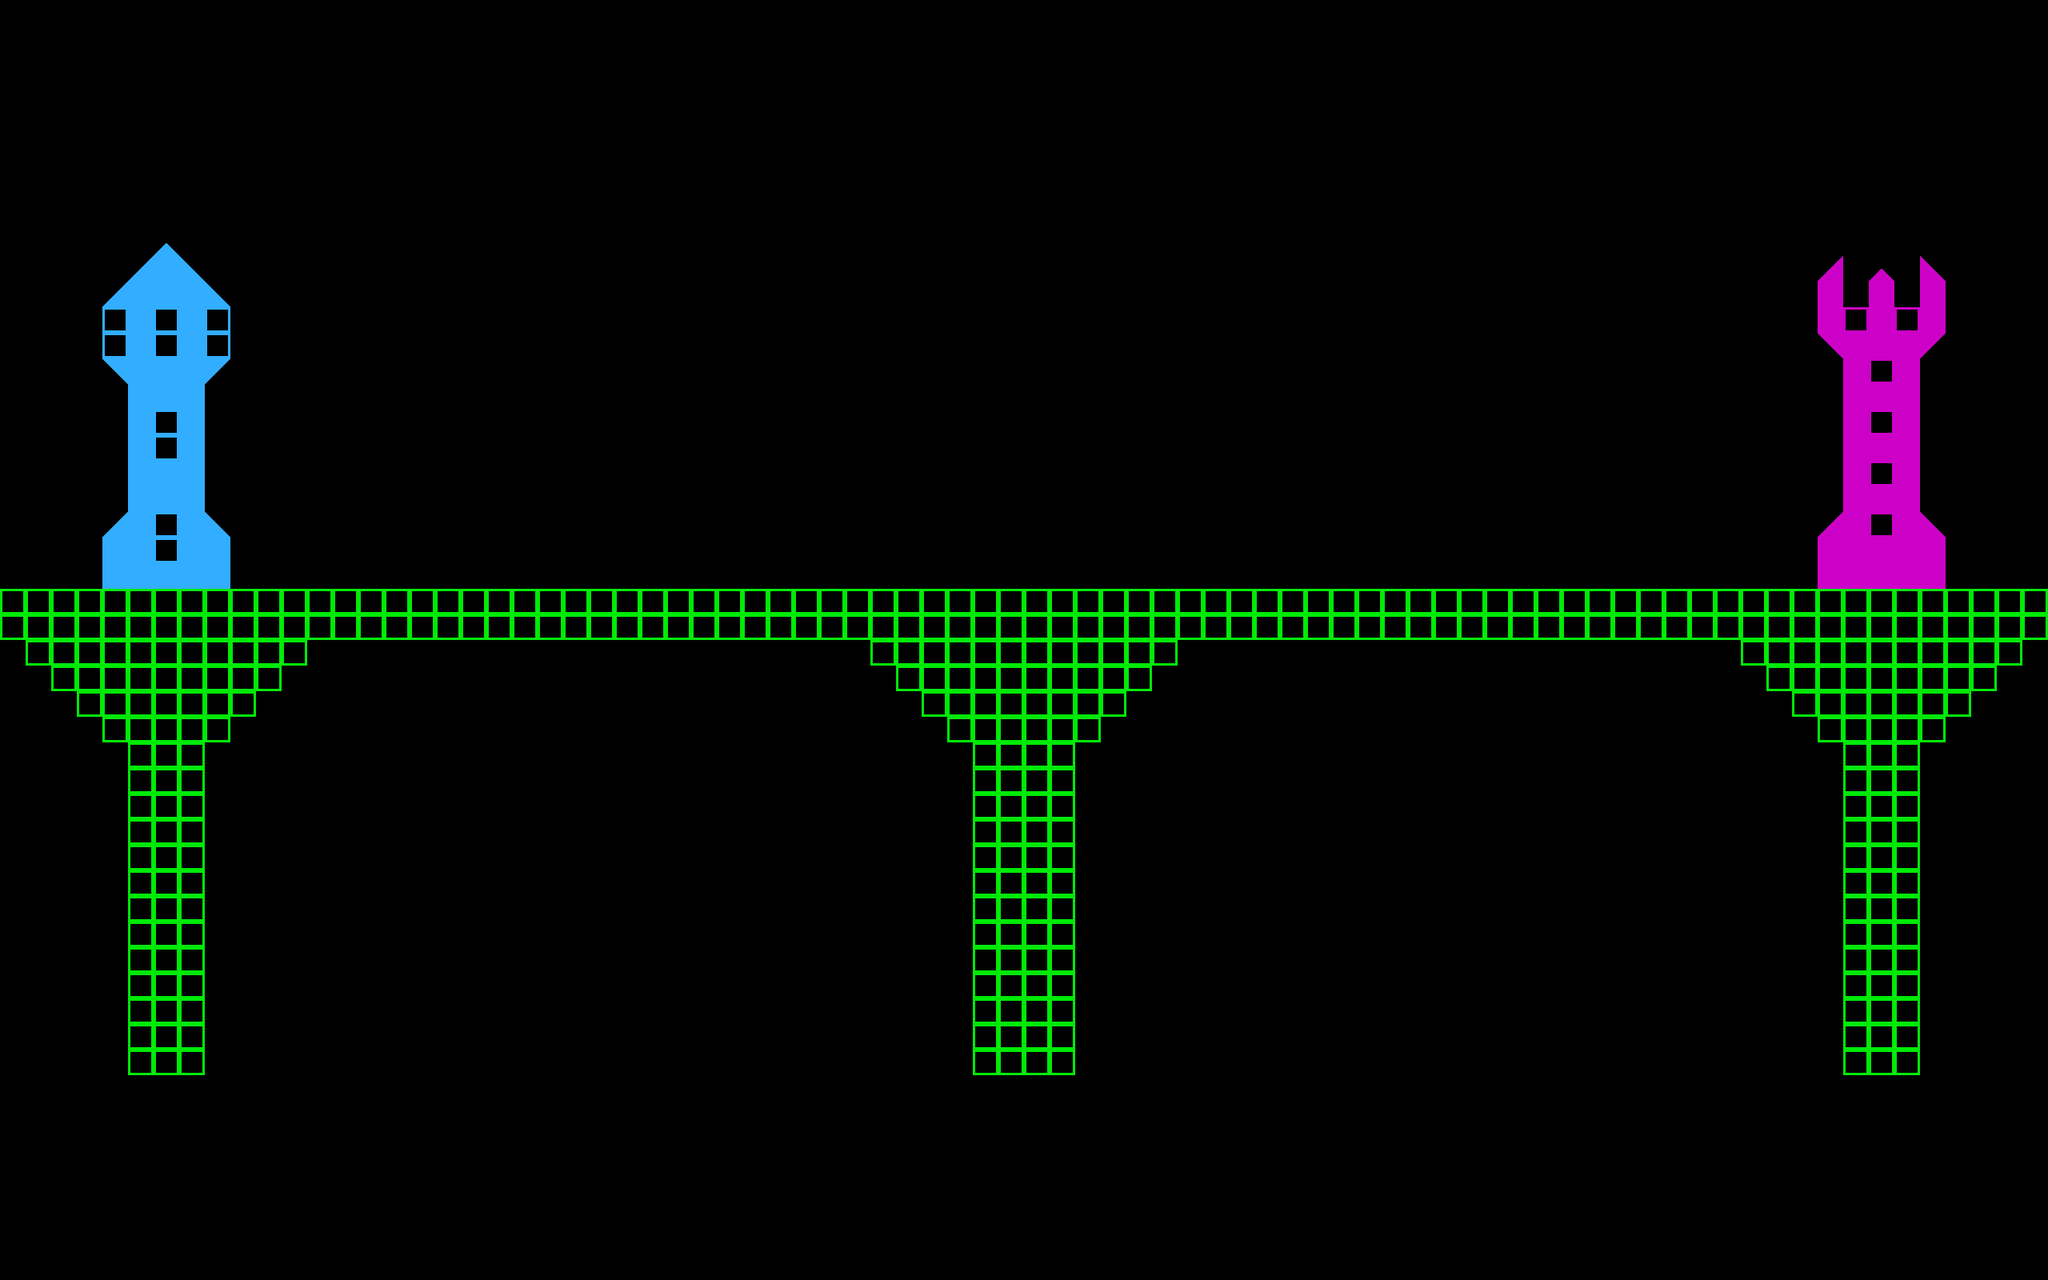

Tiled map render using the project's own tile images. Description and the map definition, with tile-layer contents summarised, below:
An orthogonal 80x50 tile map with 32x32 px tiles, 1 tile layer (Kachelebene 1) and 1 object (playerBase).

<map version="1.2" tiledversion="1.2.4" orientation="orthogonal" renderorder="right-down" width="80" height="50" tilewidth="32" tileheight="32" infinite="0" nextlayerid="5" nextobjectid="2">
 <tileset firstgid="1" source="tileset.tsx" />
 <layer id="1" name="Kachelebene 1" width="80" height="50">
  <data>[4000 cells, 545 non-empty, 16 distinct tile ids]</data>
 </layer>
<objectgroup name="Objects" width="32" height="32">
  <object id="1" name="playerBase" type="playerBase" x="192" y="704" width="5" height="5" />
 </objectgroup>
</map>
